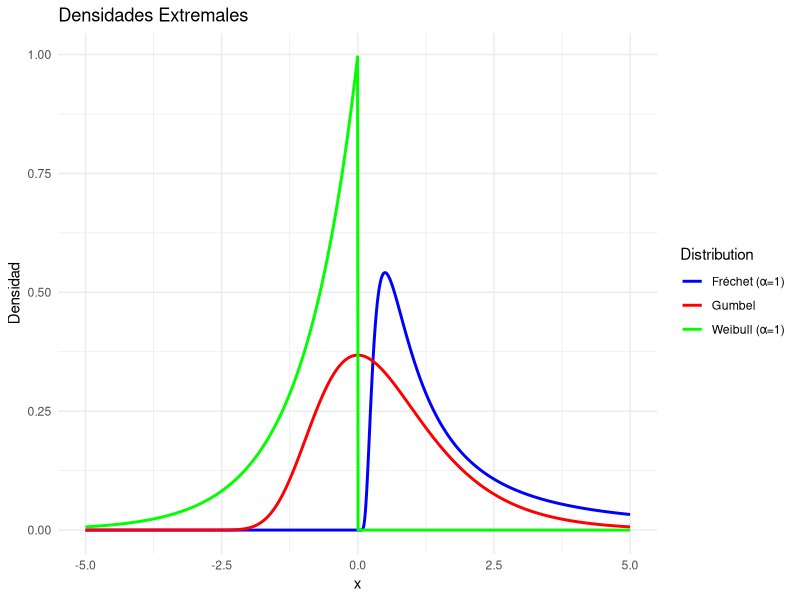
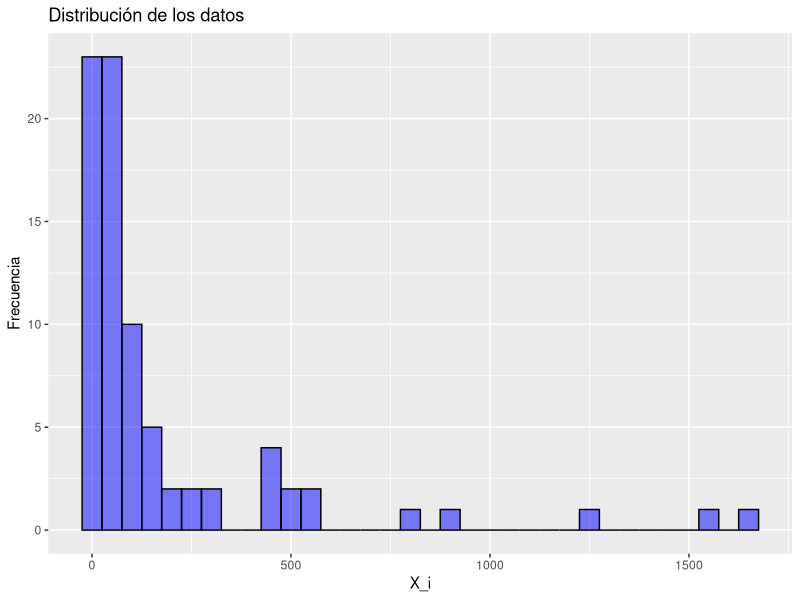
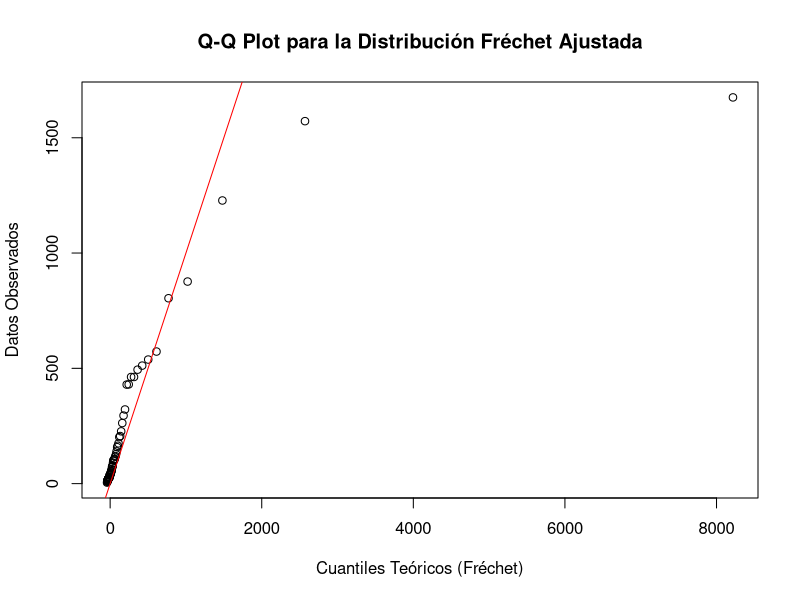
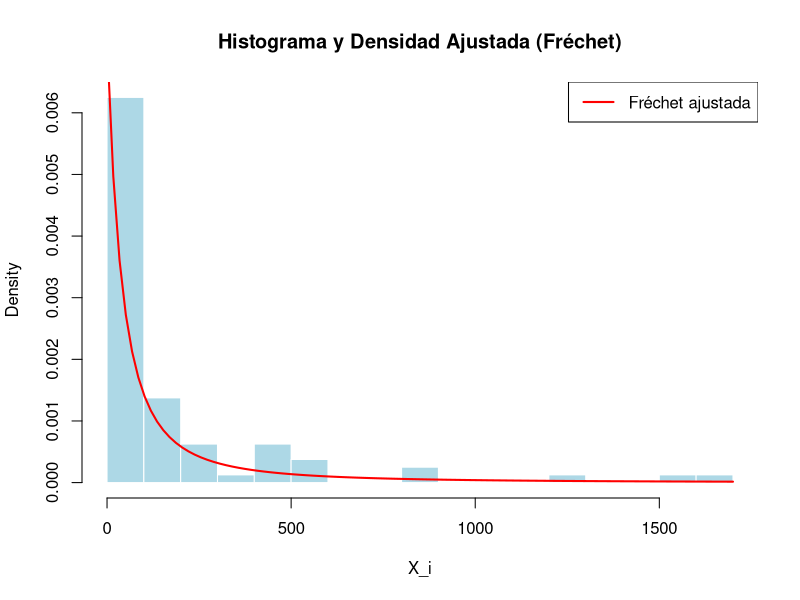
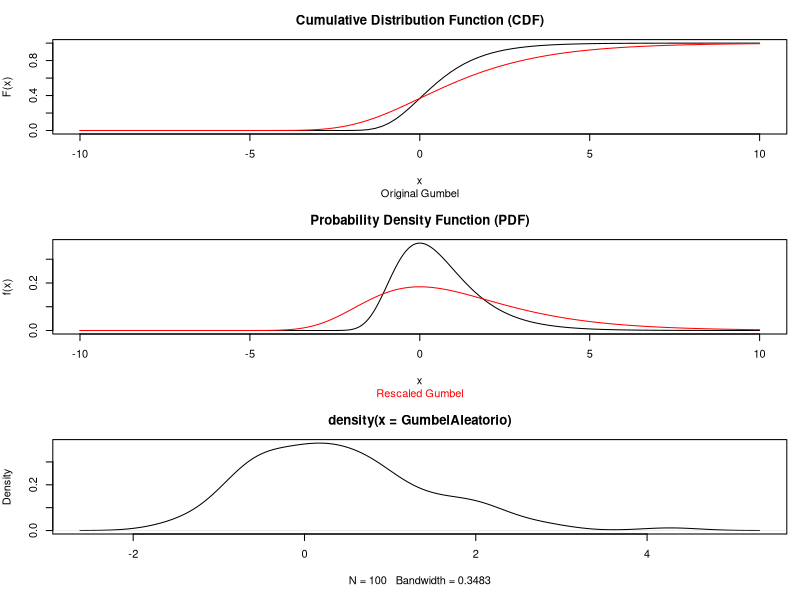
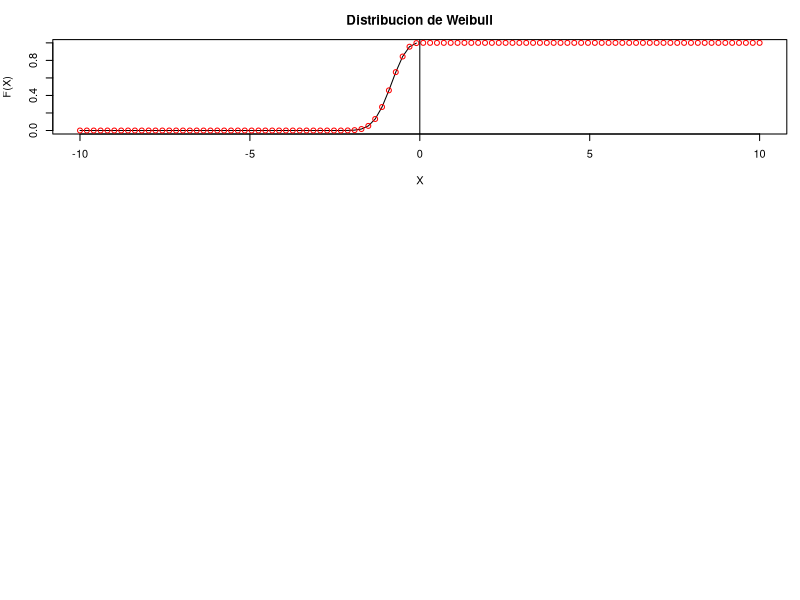
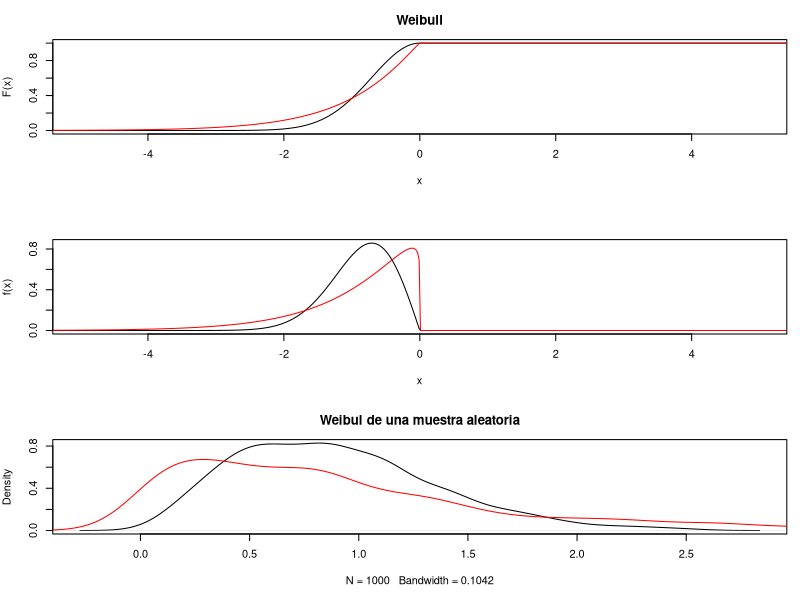
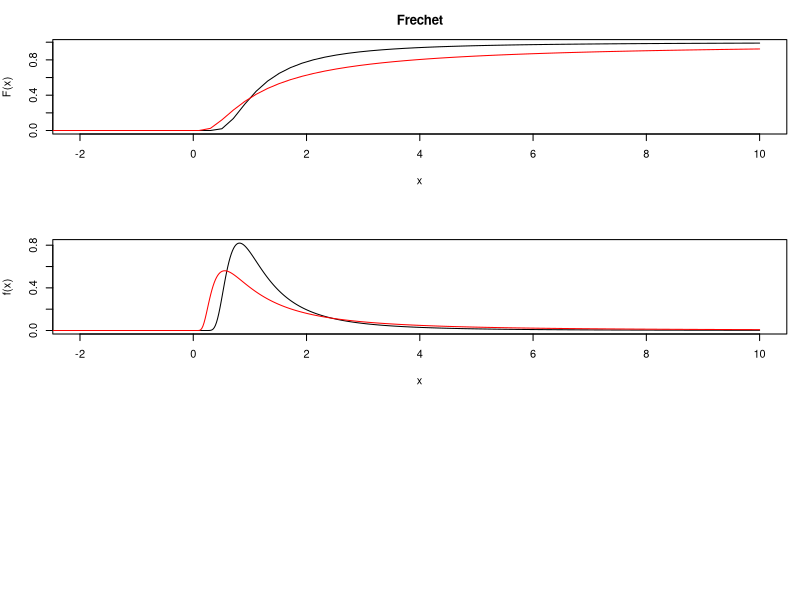

These figures' R source, in order:
## ---- chunk 1
library(evd)
library(ggplot2)
## ---- chunk 2
# Load necessary package
library(ggplot2)

# Define the range of x values, ensuring negative values are included
x_gumbel <- seq(-5, 5, length.out = 1000)
x_weibull <- seq(-5, 5, length.out = 1000)  
x_frechet <- seq(-5, 5, length.out = 1000)  # Extended to include negative values

# Define the PDFs based on given formulas
gumbel_pdf <- function(x) exp(-x) * exp(-exp(-x))
weibull_pdf <- function(x, alpha = 1) ifelse(x < 0, alpha * (-x)^(alpha - 1) * exp(-(-x)^alpha), 0)
frechet_pdf <- function(x, alpha = 1) ifelse(x > 0, alpha * x^(-alpha - 1) * exp(-x^(-alpha)), 0)  # Explicitly defined for x ≤ 0

# Compute PDFs
gumbel_vals <- gumbel_pdf(x_gumbel)
weibull_vals <- weibull_pdf(x_weibull, alpha = 1)  # Order 1
frechet_vals <- frechet_pdf(x_frechet, alpha = 1)  # Order 1

# Create data frames for ggplot
df_gumbel <- data.frame(x = x_gumbel, y = gumbel_vals, Distribution = "Gumbel")
df_weibull <- data.frame(x = x_weibull, y = weibull_vals, Distribution = "Weibull (α=1)")
df_frechet <- data.frame(x = x_frechet, y = frechet_vals, Distribution = "Fréchet (α=1)")

# Combine all data
df <- rbind(df_gumbel, df_weibull, df_frechet)

# Plot using ggplot2
ggplot(df, aes(x, y, color = Distribution)) +
  geom_line(size = 1) +
  labs(title = "Densidades Extremales",
       x = "x", y = "Densidad") +
  theme_minimal() +
  scale_color_manual(values = c("blue", "red", "green"))
## ---- chunk 3
# Fijar semilla para reproducibilidad
set.seed(123)

# Definir parámetros
mu <- 0       # Centro
beta <- 1     # Escala
gamma <- 0.5772156649  # Constante de Euler-Mascheroni

# Número de simulaciones
n <- 1000

# Generar 1000 valores de una variable uniforme en (0,1)
U <- runif(n)

# Simular la variable Gumbel con parámetros (mu, beta)
X_gumbel <- mu - beta * log(-log(U))

# Calcular estadísticas
esperanza <- mu + beta * gamma
moda <- mu
mediana_teorica <- mu - beta * log(log(2))
desviacion_std_teorica <- beta * pi / sqrt(6)

# Calcular estadísticas empíricas
promedio_empirico <- mean(X_gumbel)
desviacion_std_empirica <- sd(X_gumbel)
mediana_empirica <- median(X_gumbel)
## ---- chunk 4
# Mostrar resultados teóricos
cat("----- Resultados teóricos: ----- \n")
cat("Esperanza teórica:", esperanza, "\n")
cat("Moda teórica:", moda, "\n")
cat("Mediana teórica:", mediana_teorica, "\n")
cat("Desviación estándar teórica:", desviacion_std_teorica, "\n\n")

# Mostrar resultados empíricos
cat("----- Resultados empíricos (simulación con n =", n, "): -----\n")
cat("Promedio empírico:", promedio_empirico, "\n")
cat("Desviación estándar empírica:", desviacion_std_empirica, "\n")
cat("Mediana empírica:", mediana_empirica, "\n")
## ---- chunk 5
data <- data.frame(
#  i = 1:80,
  X_i = c(430.3, 115.7, 4.48, 26.95, 72.27, 206.4, 22.79, 25.03, 226.8, 11.1,
        1572, 100, 104.5, 37.1, 20.22, 106.9, 47.2, 62.82, 39.3, 18.52,
        41.47, 429.5, 1228, 127.6, 9.93, 90.4, 201.7, 295.1, 20.62, 20.58,
        13.27, 538.1, 804, 321.6, 16.11, 22.05, 100.2, 40.76, 262.7, 19.32,
        7.79, 58.02, 28.02, 18.38, 13.12, 572.8, 44.46, 40.72, 25.07, 24.07,
        511.8, 38.12, 15.86, 75.48, 24.09, 119.4, 174.7, 104.7, 140, 79.67,
        158, 25.46, 462.5, 35.53, 876.4, 462.5, 53.47, 23.59, 38.77, 494.2,
        164.2, 52.06, 54.13, 15.53, 29, 14.35, 1675, 15.01, 72.07, 22.99))
## ---- chunk 6
print("Primeros 6 datos:")
head(data)
## ---- chunk 7
print('Cálculo de estadísticos básicos')
summary(data$X_i)
## ---- chunk 8
# Cargar librería necesaria para el Runs Test
library(tseries)  

# Crear una secuencia de diferencias consecutivas
differences <- diff(data$X_i)

# Convertir en una secuencia de signos (+1 si aumenta, -1 si disminuye)
runs_sequence <- ifelse(differences > 0, 1, -1)

# Aplicar Runs Test correctamente
runs_test_result <- runs.test(as.factor(runs_sequence))
print(runs_test_result)
## ---- chunk 9
# Asegurar que data$Xi sea un vector numérico
data$X_i <- as.numeric(data$X_i)

# Test de correlación de Spearman (comparando con los índices)
spearman_test_result <- cor.test(data$X_i, seq_along(data$X_i), method = "spearman")

# Mostrar resultado
print(spearman_test_result)
## ---- chunk 10
# Histograma de los datos
ggplot(data, aes(x = X_i)) +
  geom_histogram(binwidth = 50, fill = "blue", alpha = 0.5, color = "black") +
  labs(title = "Distribución de los datos", x = "X_i", y = "Frecuencia")
## ---- chunk 11
# Parámetros del libro
loc_libro <- -6.5    # μ
scale_libro <- 44     # β
shape_libro <- 1.04   # α (parámetro de forma positivo, Fréchet)

# Cálculo de la probabilidad de exceder el valor 50
prob_excede_50 <- 1 - pgev(50, loc = loc_libro, scale = scale_libro, shape = shape_libro)

# Mostrar la probabilidad de excedencia
print(paste("Probabilidad de excedencia del nivel 50:", round(prob_excede_50, 4)))

## ---- chunk 12
# Proporción empírica de excedencia del nivel 50
prop_empirica <- mean(data$X_i > 50)
print(paste("Proporción empírica de excedencia del nivel 50:", round(prop_empirica, 4)))

# Intervalo de confianza para la proporción empírica
prop_ci <- prop.test(sum(data$X_i > 50), length(data$X_i))$conf.int
print(paste("Intervalo de confianza al 95%:", round(prop_ci[1], 3), "-", round(prop_ci[2], 3)))
## ---- chunk 13
print(paste("Probabilidad de excedencia del nivel 50:", round(prob_excede_50, 4)))

## ---- chunk 14
# Parámetros del libro
loc_libro <- -6.5    # μ
scale_libro <- 44     # β
shape_libro <- 1.04   # α (parámetro de forma positivo, Fréchet)

# Cálculo de la probabilidad de exceder el valor 50
prob_excede_50 <- 1 - pgev(50, loc = loc_libro, scale = scale_libro, shape = shape_libro)
print(paste("Probabilidad de excedencia del nivel 50:", round(prob_excede_50, 4)))

## ---- chunk 15
# Parámetros del libro
loc_libro <- -6.5    # μ
scale_libro <- 44     # β
shape_libro <- 1.04   # α (parámetro de forma positivo, Fréchet)

# Definir intervalos usando los quintiles empíricos
breaks <- quantile(data$X_i, probs = seq(0, 1, length.out = 6))  # 5 intervalos

# Calcular las frecuencias observadas en cada intervalo
observed_counts <- hist(data$X_i, breaks = breaks, plot = FALSE)$counts

# Calcular las probabilidades teóricas en cada intervalo usando la distribución Fréchet ajustada
probs <- diff(pgev(breaks, loc = loc_libro, scale = scale_libro, shape = shape_libro))

# Convertir probabilidades en frecuencias esperadas
expected_counts <- probs * length(data$X_i)

# Realizar el test de ajuste Chi-cuadrado
chi_sq_test <- chisq.test(observed_counts, p = probs, rescale.p = TRUE)

# Mostrar los resultados del test
print("Resultados del test Chi-cuadrado con los parámetros del libro:")
print(chi_sq_test)
## ---- chunk 16
# Comparar gráficamente con un Q-Q plot
theoretical_quantiles <- qgev(ppoints(length(data$X_i)), 
                              loc = loc_libro, 
                              scale = scale_libro, 
                              shape = shape_libro)

# Gráfico Q-Q
qqplot(theoretical_quantiles, sort(data$X_i), 
       main = "Q-Q Plot para la Distribución Fréchet Ajustada",
       xlab = "Cuantiles Teóricos (Fréchet)",
       ylab = "Datos Observados")
abline(0, 1, col = "red")
## ---- chunk 17
# Histograma con la curva de densidad ajustada
hist(data$X_i, breaks = 20, prob = TRUE, main = "Histograma y Densidad Ajustada (Fréchet)",
     xlab = "X_i", col = "lightblue", border = "white")
curve(dgev(x, loc = loc_libro, scale = scale_libro, shape = shape_libro), 
      add = TRUE, col = "red", lwd = 2)
legend("topright", legend = "Fréchet ajustada", col = "red", lwd = 2)

## ---- chunk 18
# Define the sequence of x values
x_aux <- seq(-10, 10, length = 1000)

# Set up the plotting layout
par(mfrow = c(3, 1), mar = c(5, 4, 3, 1))

# Plot the cumulative distribution function (CDF) of the Gumbel distribution
plot(seq(-10, 10, length = 100), pgumbel(q = seq(-10, 10, length = 100), loc = 0, scale = 1), 
     xlim = c(-10, 10), type = "l", ylab = "F(x)", xlab = "x", main = "Cumulative Distribution Function (CDF)")
lines(seq(-10, 10, length = 100), pgumbel(q = seq(-10, 10, length = 100), loc = 0, scale = 2), col = "red")
title(main ="", sub = "Original Gumbel")

# Plot the probability density function (PDF) of the Gumbel distribution
plot(x_aux, dgumbel(x = x_aux, loc = 0, scale = 1, log = FALSE), xlim = c(-10, 10), type = "l", 
     ylab = "f(x)", xlab = "x", main = "Probability Density Function (PDF)")
lines(x_aux, dgumbel(x = x_aux, loc = 0, scale = 2, log = FALSE), col = "red")
title(main = "")

# Add subtitles to each plot
title(main = "", sub = "Rescaled Gumbel", col.main = "red", col.sub = "red")
## ---- chunk 19
# Podemos simular 100 datos aleatorios de una distribución Gumbel
GumbelAleatorio<-rgumbel(100)
plot(density(GumbelAleatorio))
## ---- chunk 20
-digamma(1) # Constante de Euler-Mascheroni
## ---- chunk 21
mean(rgumbel(1000))
## ---- chunk 22
sd(rgumbel(1000))
## ---- chunk 23
x_aux<-seq(-10, 10, length=100)
alpha<- 2.6 # definimos un alfa cualquiera (>0)
plot(x_aux, exp(-(-x_aux)^alpha), type="l", log="", ylab="F(X)", xlab="X", main="Distribucion de Weibull") # recordemos que la definimos para X<0, luego vale 1
points(x_aux, 1-pweibull(-x_aux, shape=alpha, scale=1), col="red")
abline(v=0)
## ---- chunk 24
#Veamos ahora la forma de un par de distribuciones cambiando el parámetro de orden (α
#), que en la función pweibull de R se nombra como shape y que define el orden de la distribución.
x_aux<- seq(-10,10, length=1000)
par(mfrow=c(3,1), mar=c(5,4,3,1))
plot(x_aux, 1-pweibull(q=-x_aux, shape=2, scale=1) ,xlim=c(-5,5), type="l", ylab="F(x)", xlab="x", main="Weibull")
lines(x_aux, 1-pweibull(q=-x_aux, shape=1.1, scale=1), col="red")

plot(x_aux, dweibull(x=-x_aux, shape=2, scale=1, log = FALSE) ,xlim=c(-5,5), type="l", ylab="f(x)", xlab="x")
lines(x_aux, dweibull(x=-x_aux, shape=1.1, scale=1, log = FALSE), col="red")
## ---- chunk 25
#
randomWeibull1<-rweibull(1000, shape=2)
randomWeibull2<-rweibull(1000, shape=1.1)

plot(density(randomWeibull1), main="Weibul de una muestra aleatoria")
lines(density(randomWeibull2),col="red")
## ---- chunk 26
x_aux<- seq(-10,10, length=1000)

par(mfrow=c(3,1), mar=c(5,4,3,1))
plot(seq(-10,10,length=100), pfrechet(q=seq(-10,10,length=100), shape=2, scale=1) ,xlim=c(-2,10), type="l", ylab="F(x)", xlab="x", main="Frechet")
lines(seq(-10,10,length=100), pfrechet(q=seq(-10,10,length=100), shape=1.1, scale=1),col= "red")

plot(x_aux, dfrechet(x=x_aux, shape=2, scale=1, log = FALSE) ,xlim=c(-2,10), type="l", ylab="f(x)", xlab="x")
lines(x_aux, dfrechet(x=x_aux, shape=1.1, scale=1, log = FALSE), col="red")
## ---- chunk 27
# faltan datos, ya los pedí
## ---- chunk 28
#datos
